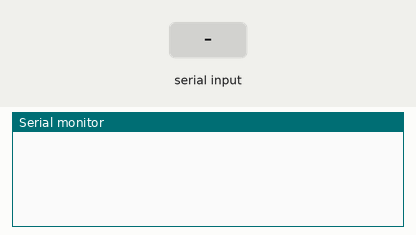
Bench run of a sketch on a simulated Arduino Mega 2560, built with avr-gcc and run on an emulated ATmega2560. On the bench: the last lines printed to the serial monitor. The inputs (shaded band) are chosen by the test bench.

Above: at 1.2 s.
1.3 s: "1,90,45\n" received over the second serial link
At 4.1 s:
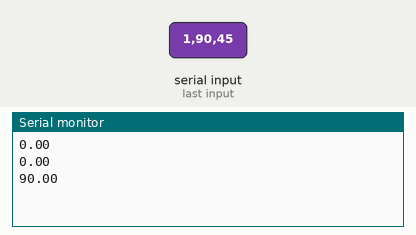
4.3 s: "30,150\n" received over the second serial link
At 6.3 s:
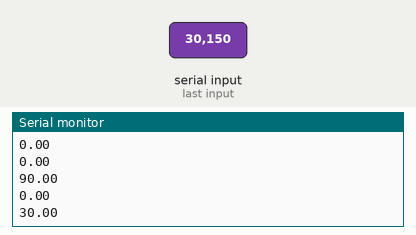
Timing chart, 0 to 7.8 s (numbered marks = the images above; inputs shaded):
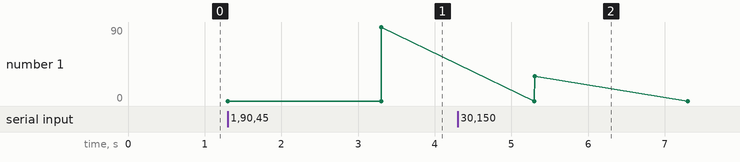

Measured:
- after the input at 1.3 s, the serial monitor: prints a new line after 2.0 s (image 1)
- after the input at 4.3 s, the serial monitor: prints a new line after 1.0 s (image 2)

The sketch:

JIGUANG.ino
```cpp
float JG_R1[5];
float JG_R2[5];
void setup() {
  Serial.begin(19200);
  Serial1.begin(19200);
  Serial2.begin(19200);
}
void loop() {
  Serial1.print('D');
  for (int i = 0; i < 2; i++)
  JG_R1[i] = Serial1.parseFloat();
  Serial.println(JG_R1[0]);
  Serial2.print('D');
  for (int i = 0; i < 2; i++)
  JG_R2[i] = Serial2.parseFloat();
  Serial.println(JG_R2[0]);
}
```
